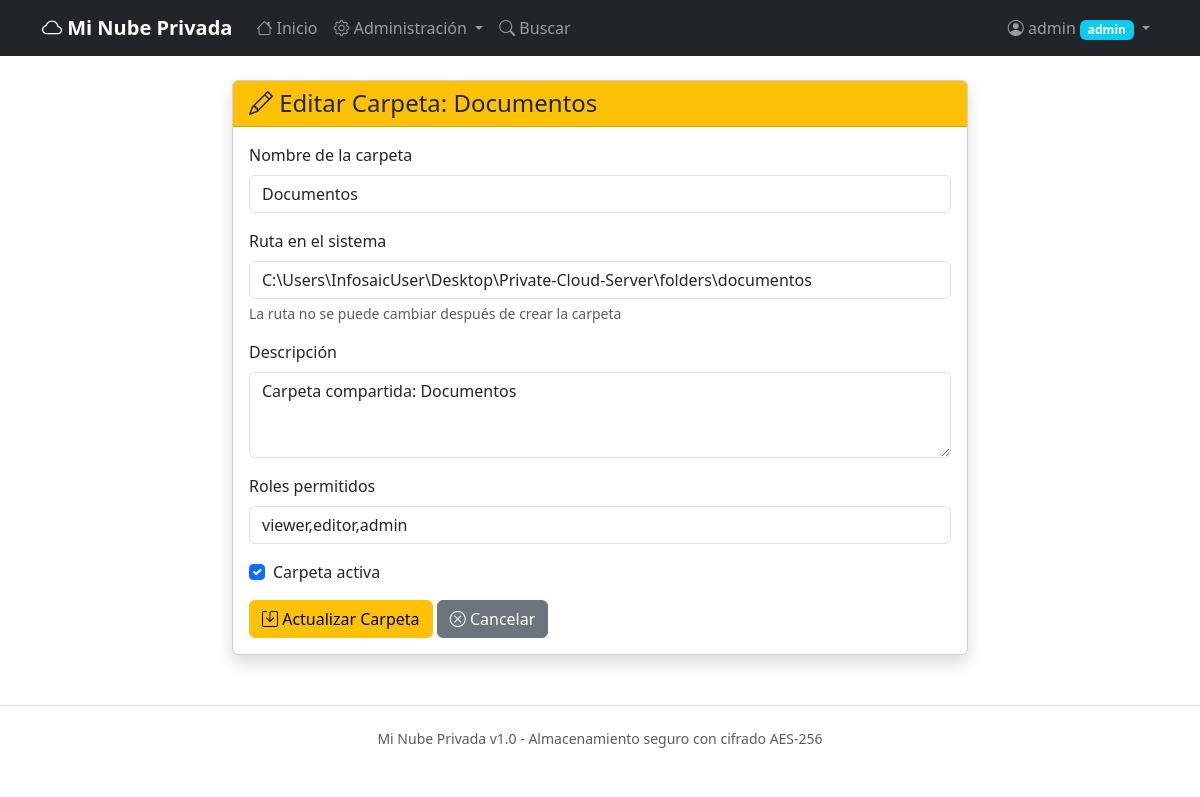
Screenshot of /admin/folders/2/edit (signed in) with the database file from the repository.
### app/models.py (models this page shows, shortened)
class User(UserMixin, db.Model):
    __tablename__ = 'users'
    id = db.Column(db.Integer, primary_key=True)
    username = db.Column(db.String(80), unique=True, nullable=False, index=True)
    email = db.Column(db.String(120), unique=True, nullable=False, index=True)
    password_hash = db.Column(db.String(256), nullable=False)
    role = db.Column(db.String(20), nullable=False, default='viewer')  # admin, editor, viewer
    is_active = db.Column(db.Boolean, default=True)
    created_at = db.Column(db.DateTime, default=datetime.utcnow)
    last_login = db.Column(db.DateTime)
    last_ip = db.Column(db.String(45))
    file_logs = db.relationship('FileLog', backref='user', lazy='dynamic', cascade='all, delete-orphan')
    @property
    def is_admin(self):
        return self.role == 'admin'

class SharedFolder(db.Model):
    __tablename__ = 'shared_folders'
    id = db.Column(db.Integer, primary_key=True)
    name = db.Column(db.String(100), unique=True, nullable=False)
    path = db.Column(db.String(500), nullable=False)
    description = db.Column(db.String(200))
    is_active = db.Column(db.Boolean, default=True)
    created_at = db.Column(db.DateTime, default=datetime.utcnow)
    created_by = db.Column(db.Integer, db.ForeignKey('users.id'))
    allowed_roles = db.Column(db.String(200), default='viewer,editor,admin')  # roles permitidos

### app/admin.py (the view, shortened to what this page needs)
@admin_bp.route('/folders/<int:folder_id>/edit', methods=['GET', 'POST'])
@login_required
@admin_required
def edit_folder(folder_id):
    folder = SharedFolder.query.get_or_404(folder_id)
    form = FolderForm(obj=folder)
    return render_template('admin/edit_folder.html', form=form, folder=folder)

### app/forms.py
class FolderForm(FlaskForm):
    name = StringField('Nombre de la carpeta', validators=[
        DataRequired(),
        Length(min=3, max=100)
    ])
    path = StringField('Ruta en el sistema', validators=[
        DataRequired(),
        Length(min=3, max=500)
    ])
    description = TextAreaField('Descripción', validators=[Optional()])
    allowed_roles = StringField('Roles permitidos', validators=[Optional()],
                               default='viewer,editor,admin')
    is_active = BooleanField('Activa', default=True)

### app/templates/admin/edit_folder.html (shortened to what this page needs)
{% extends "base.html" %}
{% block content %}
<div class="row justify-content-center">
    <div class="col-md-8">
        <div class="card shadow">
            <div class="card-header bg-warning">
                <h4 class="mb-0"><i class="bi bi-pencil"></i> Editar Carpeta: {{ folder.name }}</h4>
            </div>
            <div class="card-body">
                <form method="POST">
                    <div class="mb-3">
                        <label for="name" class="form-label">Nombre de la carpeta</label>
                        {{ form.name(class="form-control") }}
                    </div>
                    <div class="mb-3">
                        <label for="path" class="form-label">Ruta en el sistema</label>
                        {{ form.path(class="form-control", readonly=true) }}
                        <div class="form-text">La ruta no se puede cambiar después de crear la carpeta</div>
                    </div>
                    <div class="mb-3">
                        <label for="description" class="form-label">Descripción</label>
                        {{ form.description(class="form-control", rows=3) }}
                    </div>
                    <div class="mb-3">
                        <label for="allowed_roles" class="form-label">Roles permitidos</label>
                        {{ form.allowed_roles(class="form-control") }}
                    </div>
                    <div class="mb-3 form-check">
                        {{ form.is_active(class="form-check-input") }}
                        <label class="form-check-label" for="is_active">Carpeta activa</label>
                    </div>
                    <button type="submit" class="btn btn-warning">
                        <i class="bi bi-save"></i> Actualizar Carpeta
                    </button>
                    <a href="{{ url_for('admin.list_folders') }}" class="btn btn-secondary">
                        <i class="bi bi-x-circle"></i> Cancelar
                    </a>
                </form>
            </div>
        </div>
    </div>
</div>
{% endblock %}

### app/templates/includes/navbar.html (shortened to what this page needs)
<nav class="navbar navbar-expand-lg navbar-dark bg-dark">
    <div class="container">
        <a class="navbar-brand" href="{{ url_for('main.index') }}">
            <i class="bi bi-cloud"></i> Mi Nube Privada
        </a>
        <div class="collapse navbar-collapse" id="navbarNav">
            <ul class="navbar-nav me-auto">
                <li class="nav-item">
                    <a class="nav-link" href="{{ url_for('main.index') }}">
                        <i class="bi bi-house"></i> Inicio
                    </a>
                </li>
                {% if current_user.is_authenticated and current_user.is_admin %}
                <li class="nav-item dropdown">
                    <a class="nav-link dropdown-toggle" href="#" role="button" data-bs-toggle="dropdown">
                        <i class="bi bi-gear"></i> Administración
                    </a>
                </li>
                {% endif %}
                <li class="nav-item">
                    <a class="nav-link" href="{{ url_for('main.search') }}">
                        <i class="bi bi-search"></i> Buscar
                    </a>
                </li>
            </ul>
            <ul class="navbar-nav">
                {% if current_user.is_authenticated %}
                <li class="nav-item dropdown">
                    <a class="nav-link dropdown-toggle" href="#" role="button" data-bs-toggle="dropdown">
                        <i class="bi bi-person-circle"></i> {{ current_user.username }}
                        <span class="badge bg-info">{{ current_user.role }}</span>
                    </a>
                </li>
                {% else %}
                <li class="nav-item">
                    <a class="nav-link" href="{{ url_for('auth.login') }}">Iniciar sesión</a>
                </li>
                {% endif %}
            </ul>
        </div>
    </div>
</nav>

### app/templates/base.html (style rules this page uses)
.navbar-brand { font-weight: bold; }

### rows the page displays
User: username "admin", role "admin"
SharedFolder: name "Documentos", path "C:\\Users\\InfosaicUser\\Desktop\\Private-Cloud-Server\\folders\\documentos", description "Carpeta compartida: Documentos", allowed_roles "viewer,editor,admin", is_active "☑"
